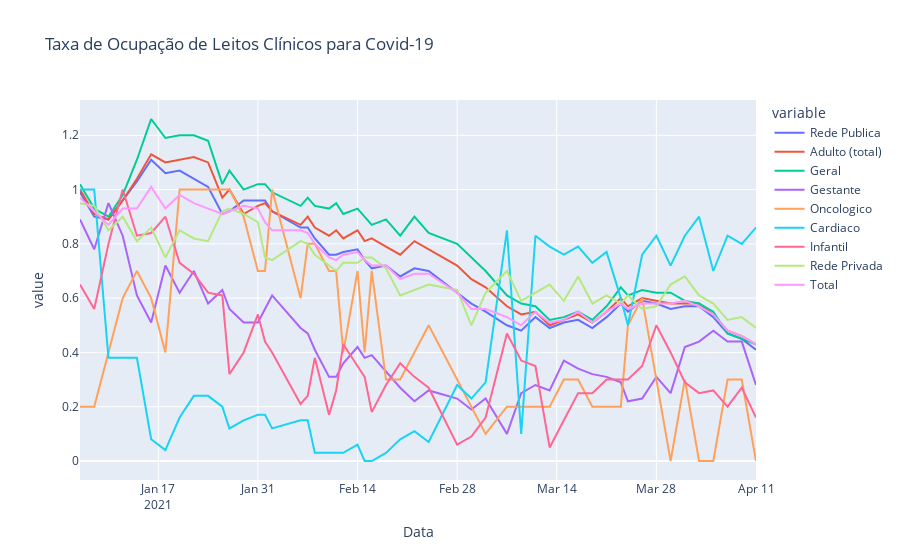

Notebook cell for this chart:
### Code cell
df = pd.read_csv(r'C:\Users\heylu\Documents\github\HeyLucasLeao.github.io\raspagem_dos_boletins_diarios\normalized_csvs\leitos_clinicos_covid-19.csv', index_col='Data')
px.line(df, title='Taxa de Ocupação de Leitos Clínicos para Covid-19')

### Figure 1 — Plotly figure (JSON) as saved in the notebook; plotly's stock layout.template omitted (floating-point values rounded to 4 significant figures)
{"data": [{"hovertemplate": "variable=Rede Publica<br>Data=%{x}<br>value=%{y}<extra></extra>", "legendgroup": "Rede Publica", "line": {"color": "#636efa", "dash": "solid"}, "mode": "lines", "name": "Rede Publica", "orientation": "v", "showlegend": true, "type": "scatter", "x": ["21-01-06", "21-01-08", "21-01-10", "21-01-12", "21-01-14", "21-01-16", "21-01-18", "21-01-20", "21-01-22", "21-01-24", "21-01-26", "21-01-27", "21-01-29", "21-01-31", "21-02-01", "21-02-02", "21-02-06", "21-02-07", "21-02-08", "21-02-10", "21-02-11", "21-02-12", "21-02-14", "21-02-15", "21-02-16", "21-02-18", "21-02-20", "21-02-22", "21-02-24", "21-02-28", "21-03-02", "21-03-04", "21-03-07", "21-03-09", "21-03-11", "21-03-13", "21-03-15", "21-03-17", "21-03-19", "21-03-21", "21-03-23", "21-03-24", "21-03-26", "21-03-28", "21-03-30", "21-04-01", "21-04-03", "21-04-05", "21-04-05", "21-04-07", "21-04-09", "21-04-11"], "xaxis": "x", "y": [0.99, 0.9, 0.89, 0.96, 1.03, 1.11, 1.06, 1.07, 1.04, 1.01, 0.91, 0.92, 0.96, 0.96, 0.96, 0.92, 0.86, 0.86, 0.82, 0.76, 0.76, 0.77, 0.78, 0.74, 0.71, 0.72, 0.68, 0.71, 0.7, 0.62, 0.58, 0.55, 0.5, 0.48, 0.53, 0.49, 0.51, 0.52, 0.49, 0.53, 0.58, 0.55, 0.59, 0.58, 0.56, 0.57, 0.57, 0.53, 0.53, 0.47, 0.45, 0.41], "yaxis": "y"}, {"hovertemplate": "variable=Adulto (total)<br>Data=%{x}<br>value=%{y}<extra></extra>", "legendgroup": "Adulto (total)", "line": {"color": "#EF553B", "dash": "solid"}, "mode": "lines", "name": "Adulto (total)", "orientation": "v", "showlegend": true, "type": "scatter", "x": ["21-01-06", "21-01-08", "21-01-10", "21-01-12", "21-01-14", "21-01-16", "21-01-18", "21-01-20", "21-01-22", "21-01-24", "21-01-26", "21-01-27", "21-01-29", "21-01-31", "21-02-01", "21-02-02", "21-02-06", "21-02-07", "21-02-08", "21-02-10", "21-02-11", "21-02-12", "21-02-14", "21-02-15", "21-02-16", "21-02-18", "21-02-20", "21-02-22", "21-02-24", "21-02-28", "21-03-02", "21-03-04", "21-03-07", "21-03-09", "21-03-11", "21-03-13", "21-03-15", "21-03-17", "21-03-19", "21-03-21", "21-03-23", "21-03-24", "21-03-26", "21-03-28", "21-03-30", "21-04-01", "21-04-03", "21-04-05", "21-04-05", "21-04-07", "21-04-09", "21-04-11"], "xaxis": "x", "y": [1, 0.91, 0.89, 0.96, 1.04, 1.13, 1.1, 1.11, 1.12, 1.1, 0.97, 1, 0.91, 0.94, 0.95, 0.92, 0.87, 0.9, 0.86, 0.83, 0.85, 0.82, 0.85, 0.81, 0.82, 0.79, 0.76, 0.81, 0.78, 0.72, 0.67, 0.64, 0.57, 0.54, 0.55, 0.5, 0.52, 0.54, 0.51, 0.55, 0.6, 0.57, 0.6, 0.59, 0.58, 0.58, 0.58, 0.54, 0.54, 0.48, 0.46, 0.43], "yaxis": "y"}, {"hovertemplate": "variable=Geral<br>Data=%{x}<br>value=%{y}<extra></extra>", "legendgroup": "Geral", "line": {"color": "#00cc96", "dash": "solid"}, "mode": "lines", "name": "Geral", "orientation": "v", "showlegend": true, "type": "scatter", "x": ["21-01-06", "21-01-08", "21-01-10", "21-01-12", "21-01-14", "21-01-16", "21-01-18", "21-01-20", "21-01-22", "21-01-24", "21-01-26", "21-01-27", "21-01-29", "21-01-31", "21-02-01", "21-02-02", "21-02-06", "21-02-07", "21-02-08", "21-02-10", "21-02-11", "21-02-12", "21-02-14", "21-02-15", "21-02-16", "21-02-18", "21-02-20", "21-02-22", "21-02-24", "21-02-28", "21-03-02", "21-03-04", "21-03-07", "21-03-09", "21-03-11", "21-03-13", "21-03-15", "21-03-17", "21-03-19", "21-03-21", "21-03-23", "21-03-24", "21-03-26", "21-03-28", "21-03-30", "21-04-01", "21-04-03", "21-04-05", "21-04-05", "21-04-07", "21-04-09", "21-04-11"], "xaxis": "x", "y": [1.02, 0.93, 0.9, 0.98, 1.11, 1.26, 1.19, 1.2, 1.2, 1.18, 1.02, 1.07, 1, 1.02, 1.02, 0.99, 0.94, 0.97, 0.94, 0.93, 0.95, 0.91, 0.93, 0.9, 0.87, 0.89, 0.83, 0.9, 0.84, 0.8, 0.75, 0.7, 0.61, 0.58, 0.57, 0.52, 0.53, 0.55, 0.52, 0.57, 0.64, 0.61, 0.63, 0.62, 0.62, 0.59, 0.58, 0.55, 0.55, 0.47, 0.45, 0.43], "yaxis": "y"}, {"hovertemplate": "variable=Gestante<br>Data=%{x}<br>value=%{y}<extra></extra>", "legendgroup": "Gestante", "line": {"color": "#ab63fa", "dash": "solid"}, "mode": "lines", "name": "Gestante", "orientation": "v", "showlegend": true, "type": "scatter", "x": ["21-01-06", "21-01-08", "21-01-10", "21-01-12", "21-01-14", "21-01-16", "21-01-18", "21-01-20", "21-01-22", "21-01-24", "21-01-26", "21-01-27", "21-01-29", "21-01-31", "21-02-01", "21-02-02", "21-02-06", "21-02-07", "21-02-08", "21-02-10", "21-02-11", "21-02-12", "21-02-14", "21-02-15", "21-02-16", "21-02-18", "21-02-20", "21-02-22", "21-02-24", "21-02-28", "21-03-02", "21-03-04", "21-03-07", "21-03-09", "21-03-11", "21-03-13", "21-03-15", "21-03-17", "21-03-19", "21-03-21", "21-03-23", "21-03-24", "21-03-26", "21-03-28", "21-03-30", "21-04-01", "21-04-03", "21-04-05", "21-04-05", "21-04-07", "21-04-09", "21-04-11"], "xaxis": "x", "y": [0.89, 0.78, 0.95, 0.83, 0.61, 0.51, 0.72, 0.62, 0.7, 0.58, 0.63, 0.56, 0.51, 0.51, 0.56, 0.61, 0.49, 0.47, 0.41, 0.31, 0.31, 0.36, 0.42, 0.38, 0.39, 0.33, 0.27, 0.22, 0.26, 0.23, 0.19, 0.23, 0.1, 0.25, 0.28, 0.26, 0.37, 0.34, 0.32, 0.31, 0.29, 0.22, 0.23, 0.31, 0.25, 0.42, 0.44, 0.48, 0.48, 0.44, 0.44, 0.28], "yaxis": "y"}, {"hovertemplate": "variable=Oncologico<br>Data=%{x}<br>value=%{y}<extra></extra>", "legendgroup": "Oncologico", "line": {"color": "#FFA15A", "dash": "solid"}, "mode": "lines", "name": "Oncologico", "orientation": "v", "showlegend": true, "type": "scatter", "x": ["21-01-06", "21-01-08", "21-01-10", "21-01-12", "21-01-14", "21-01-16", "21-01-18", "21-01-20", "21-01-22", "21-01-24", "21-01-26", "21-01-27", "21-01-29", "21-01-31", "21-02-01", "21-02-02", "21-02-06", "21-02-07", "21-02-08", "21-02-10", "21-02-11", "21-02-12", "21-02-14", "21-02-15", "21-02-16", "21-02-18", "21-02-20", "21-02-22", "21-02-24", "21-02-28", "21-03-02", "21-03-04", "21-03-07", "21-03-09", "21-03-11", "21-03-13", "21-03-15", "21-03-17", "21-03-19", "21-03-21", "21-03-23", "21-03-24", "21-03-26", "21-03-28", "21-03-30", "21-04-01", "21-04-03", "21-04-05", "21-04-05", "21-04-07", "21-04-09", "21-04-11"], "xaxis": "x", "y": [0.2, 0.2, 0.4, 0.6, 0.7, 0.6, 0.4, 1, 1, 1, 1, 1, 0.9, 0.7, 0.7, 1, 0.6, 0.8, 0.8, 0.7, 0.7, 0.4, 0.7, 0.4, 0.7, 0.3, 0.3, 0.4, 0.5, 0.3, 0.2, 0.1, 0.2, 0.2, 0.2, 0.2, 0.3, 0.3, 0.2, 0.2, 0.2, 0.5, 0.6, 0.3, 0, 0.3, 0, 0, 0, 0.3, 0.3, 0], "yaxis": "y"}, {"hovertemplate": "variable=Cardiaco<br>Data=%{x}<br>value=%{y}<extra></extra>", "legendgroup": "Cardiaco", "line": {"color": "#19d3f3", "dash": "solid"}, "mode": "lines", "name": "Cardiaco", "orientation": "v", "showlegend": true, "type": "scatter", "x": ["21-01-06", "21-01-08", "21-01-10", "21-01-12", "21-01-14", "21-01-16", "21-01-18", "21-01-20", "21-01-22", "21-01-24", "21-01-26", "21-01-27", "21-01-29", "21-01-31", "21-02-01", "21-02-02", "21-02-06", "21-02-07", "21-02-08", "21-02-10", "21-02-11", "21-02-12", "21-02-14", "21-02-15", "21-02-16", "21-02-18", "21-02-20", "21-02-22", "21-02-24", "21-02-28", "21-03-02", "21-03-04", "21-03-07", "21-03-09", "21-03-11", "21-03-13", "21-03-15", "21-03-17", "21-03-19", "21-03-21", "21-03-23", "21-03-24", "21-03-26", "21-03-28", "21-03-30", "21-04-01", "21-04-03", "21-04-05", "21-04-05", "21-04-07", "21-04-09", "21-04-11"], "xaxis": "x", "y": [1, 1, 0.38, 0.38, 0.38, 0.08, 0.04, 0.16, 0.24, 0.24, 0.2, 0.12, 0.15, 0.17, 0.17, 0.12, 0.15, 0.15, 0.03, 0.03, 0.03, 0.03, 0.06, 0, 0, 0.03, 0.08, 0.11, 0.07, 0.28, 0.23, 0.29, 0.85, 0.1, 0.83, 0.79, 0.76, 0.79, 0.73, 0.77, 0.6, 0.5, 0.76, 0.83, 0.72, 0.83, 0.9, 0.7, 0.7, 0.83, 0.8, 0.86], "yaxis": "y"}, {"hovertemplate": "variable=Infantil<br>Data=%{x}<br>value=%{y}<extra></extra>", "legendgroup": "Infantil", "line": {"color": "#FF6692", "dash": "solid"}, "mode": "lines", "name": "Infantil", "orientation": "v", "showlegend": true, "type": "scatter", "x": ["21-01-06", "21-01-08", "21-01-10", "21-01-12", "21-01-14", "21-01-16", "21-01-18", "21-01-20", "21-01-22", "21-01-24", "21-01-26", "21-01-27", "21-01-29", "21-01-31", "21-02-01", "21-02-02", "21-02-06", "21-02-07", "21-02-08", "21-02-10", "21-02-11", "21-02-12", "21-02-14", "21-02-15", "21-02-16", "21-02-18", "21-02-20", "21-02-22", "21-02-24", "21-02-28", "21-03-02", "21-03-04", "21-03-07", "21-03-09", "21-03-11", "21-03-13", "21-03-15", "21-03-17", "21-03-19", "21-03-21", "21-03-23", "21-03-24", "21-03-26", "21-03-28", "21-03-30", "21-04-01", "21-04-03", "21-04-05", "21-04-05", "21-04-07", "21-04-09", "21-04-11"], "xaxis": "x", "y": [0.65, 0.56, 0.8, 1, 0.83, 0.84, 0.9, 0.73, 0.69, 0.62, 0.61, 0.32, 0.4, 0.54, 0.44, 0.4, 0.21, 0.24, 0.38, 0.17, 0.26, 0.43, 0.35, 0.31, 0.18, 0.28, 0.36, 0.31, 0.27, 0.06, 0.09, 0.16, 0.47, 0.37, 0.35, 0.05, 0.15, 0.25, 0.25, 0.3, 0.3, 0.3, 0.35, 0.5, 0.4, 0.29, 0.25, 0.26, 0.26, 0.2, 0.27, 0.16], "yaxis": "y"}, {"hovertemplate": "variable=Rede Privada<br>Data=%{x}<br>value=%{y}<extra></extra>", "legendgroup": "Rede Privada", "line": {"color": "#B6E880", "dash": "solid"}, "mode": "lines", "name": "Rede Privada", "orientation": "v", "showlegend": true, "type": "scatter", "x": ["21-01-06", "21-01-08", "21-01-10", "21-01-12", "21-01-14", "21-01-16", "21-01-18", "21-01-20", "21-01-22", "21-01-24", "21-01-26", "21-01-27", "21-01-29", "21-01-31", "21-02-01", "21-02-02", "21-02-06", "21-02-07", "21-02-08", "21-02-10", "21-02-11", "21-02-12", "21-02-14", "21-02-15", "21-02-16", "21-02-18", "21-02-20", "21-02-22", "21-02-24", "21-02-28", "21-03-02", "21-03-04", "21-03-07", "21-03-09", "21-03-11", "21-03-13", "21-03-15", "21-03-17", "21-03-19", "21-03-21", "21-03-23", "21-03-24", "21-03-26", "21-03-28", "21-03-30", "21-04-01", "21-04-03", "21-04-05", "21-04-05", "21-04-07", "21-04-09", "21-04-11"], "xaxis": "x", "y": [0.95, 0.94, 0.85, 0.9, 0.81, 0.86, 0.75, 0.85, 0.82, 0.81, 0.92, 0.93, 0.91, 0.88, 0.75, 0.74, 0.81, 0.8, 0.76, 0.72, 0.7, 0.73, 0.73, 0.75, 0.75, 0.71, 0.61, 0.63, 0.65, 0.63, 0.5, 0.62, 0.7, 0.59, 0.62, 0.65, 0.59, 0.68, 0.58, 0.61, 0.58, 0.61, 0.56, 0.57, 0.65, 0.68, 0.61, 0.58, 0.58, 0.52, 0.53, 0.49], "yaxis": "y"}, {"hovertemplate": "variable=Total<br>Data=%{x}<br>value=%{y}<extra></extra>", "legendgroup": "Total", "line": {"color": "#FF97FF", "dash": "solid"}, "mode": "lines", "name": "Total", "orientation": "v", "showlegend": true, "type": "scatter", "x": ["21-01-06", "21-01-08", "21-01-10", "21-01-12", "21-01-14", "21-01-16", "21-01-18", "21-01-20", "21-01-22", "21-01-24", "21-01-26", "21-01-27", "21-01-29", "21-01-31", "21-02-01", "21-02-02", "21-02-06", "21-02-07", "21-02-08", "21-02-10", "21-02-11", "21-02-12", "21-02-14", "21-02-15", "21-02-16", "21-02-18", "21-02-20", "21-02-22", "21-02-24", "21-02-28", "21-03-02", "21-03-04", "21-03-07", "21-03-09", "21-03-11", "21-03-13", "21-03-15", "21-03-17", "21-03-19", "21-03-21", "21-03-23", "21-03-24", "21-03-26", "21-03-28", "21-03-30", "21-04-01", "21-04-03", "21-04-05", "21-04-05", "21-04-07", "21-04-09", "21-04-11"], "xaxis": "x", "y": [0.97, 0.92, 0.87, 0.93, 0.93, 1.01, 0.93, 0.98, 0.95, 0.93, 0.91, 0.92, 0.94, 0.93, 0.88, 0.85, 0.85, 0.84, 0.8, 0.75, 0.74, 0.76, 0.77, 0.74, 0.72, 0.72, 0.67, 0.69, 0.69, 0.62, 0.56, 0.56, 0.53, 0.5, 0.55, 0.51, 0.52, 0.55, 0.51, 0.55, 0.58, 0.56, 0.58, 0.58, 0.58, 0.59, 0.57, 0.54, 0.54, 0.48, 0.46, 0.43], "yaxis": "y"}], "layout": {"legend": {"title": {"text": "variable"}, "tracegroupgap": 0}, "title": {"text": "Taxa de Ocupação de Leitos Clínicos para Covid-19"}, "xaxis": {"anchor": "y", "domain": [0, 1], "title": {"text": "Data"}}, "yaxis": {"anchor": "x", "domain": [0, 1], "title": {"text": "value"}}}}
